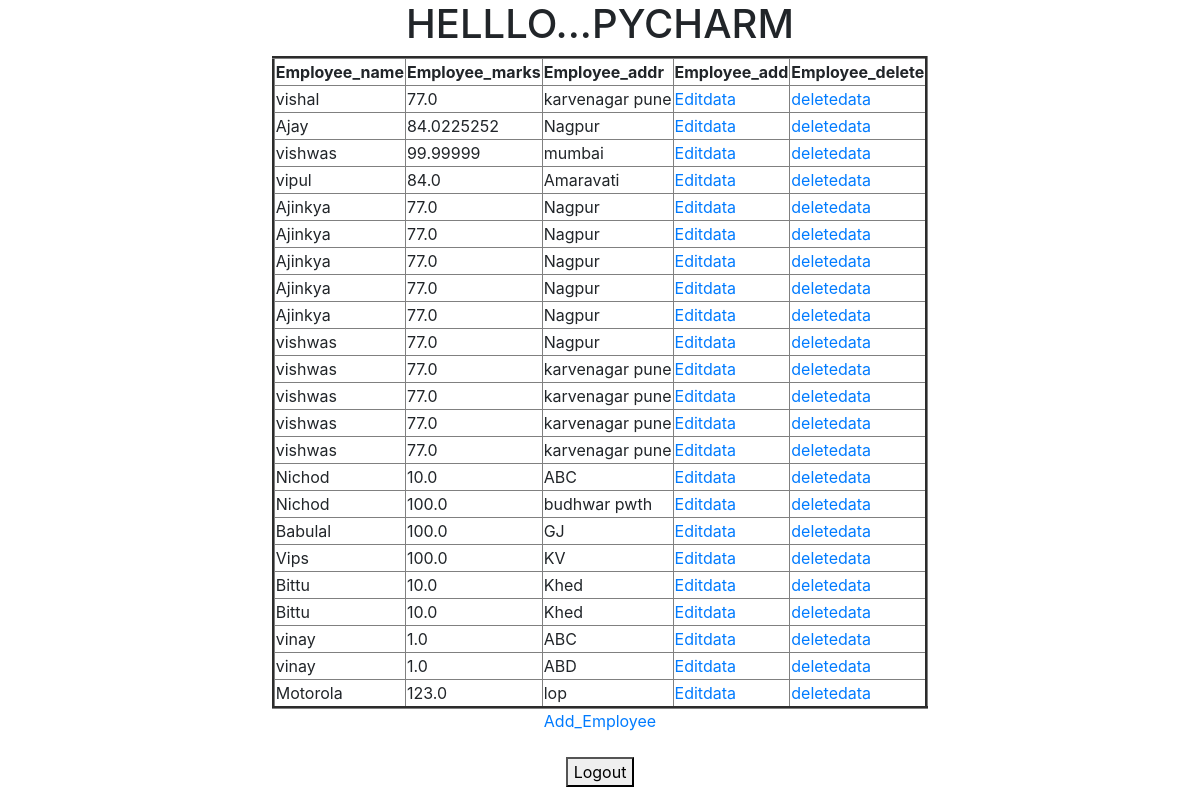
The app's page /emp/ (signed in) with its own data.
### app/models.py (models this page shows, shortened)
class Employee(models.Model):
    name = models.CharField(max_length=40)
    marks = models.FloatField()
    addr = models.TextField()
    emp_img = models.ImageField(upload_to='images/')
    class Meta:
        managed = True
        db_table = "employee"

### app/views.py (the view)
# urls.py: path('emp/', emp_view),
@login_required(login_url="/login/")
def emp_view(request):
    empdata = Employee.objects.all()
    return render(request, "app/emp.html", context={"empdata": empdata})

### app/templates/app/emp.html (shortened to what this page needs)
<!DOCTYPE html>
{% load crispy_forms_tags %}
<html lang="en">
<head>
    <link rel="stylesheet" href="https://stackpath.bootstrapcdn.com/bootstrap/4.4.1/css/bootstrap.min.css">
</head>
<body>
<center>
<h1>HELLLO...PYCHARM</h1>
<table border="3">
    <thead>
    <th>Employee_name</th>
    <th>Employee_marks</th>
    <th>Employee_addr</th>
    <th>Employee_add</th>
    <th>Employee_delete</th>
    </thead>
    {% for i in empdata %}
    <tr>
        <td>{{i.name}}</td>
        <td>{{i.marks}}</td>
        <td>{{i.addr}}</td>
        <td><a href="/update/{{i.id}}/">Editdata</a></td>
        <td><a href="/delete/{{i.id}}/">deletedata</a></td>
    </tr>
     {% endfor %}
</table>
<a href="/addemp/">Add_Employee</a><br><br>
    <form action="/logout/" method="POST">
        <button type="submit" name="button">Logout</button>
    </form>
    </center>
</body>
</html>

### records on screen
Employee: name "vishal", marks "77.0", addr "karvenagar pune"
Employee: name "Ajay", marks "84.0225252", addr "Nagpur"
Employee: name "vishwas", marks "99.99999", addr "mumbai"
Employee: name "vipul", marks "84.0", addr "Amaravati"
Employee: name "Ajinkya", marks "77.0", addr "Nagpur"
Employee: name "Ajinkya", marks "77.0", addr "Nagpur"
Employee: name "Ajinkya", marks "77.0", addr "Nagpur"
Employee: name "Ajinkya", marks "77.0", addr "Nagpur"
Employee: name "Ajinkya", marks "77.0", addr "Nagpur"
Employee: name "vishwas", marks "77.0", addr "Nagpur"
Employee: name "vishwas", marks "77.0", addr "karvenagar pune"
Employee: name "vishwas", marks "77.0", addr "karvenagar pune"
Employee: name "vishwas", marks "77.0", addr "karvenagar pune"
Employee: name "vishwas", marks "77.0", addr "karvenagar pune"
Employee: name "Nichod", marks "10.0", addr "ABC"
Employee: name "Nichod", marks "100.0", addr "budhwar pwth"
Employee: name "Babulal", marks "100.0", addr "GJ"
Employee: name "Vips", marks "100.0", addr "KV"
Employee: name "Bittu", marks "10.0", addr "Khed"
Employee: name "Bittu", marks "10.0", addr "Khed"
Employee: name "vinay", marks "1.0", addr "ABC"
Employee: name "vinay", marks "1.0", addr "ABD"
Employee: name "Motorola", marks "123.0", addr "lop"
